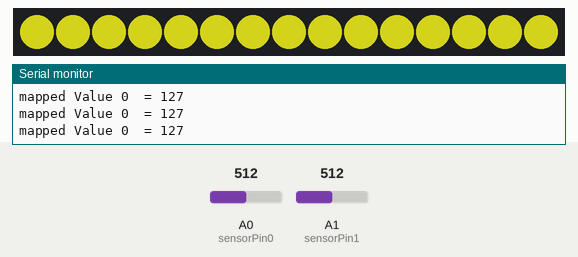
Recording of a sketch running on a simulated Arduino Uno, built with avr-gcc and run on an emulated ATmega328P. Parts: 15 RGB LEDs in strip order, left to right, the last lines printed to the serial monitor. Inputs (shaded band) come from the test bench; at power-on: A0 (sensorPin0) = 512, A1 (sensorPin1) = 512. Dim RGB values are drawn brighter than linear; random numbers use the default seed unless the sketch sets one.

Above: at 1.2 s.
1.3 s: A0 (sensorPin0) set to 306
At 1.82 s:
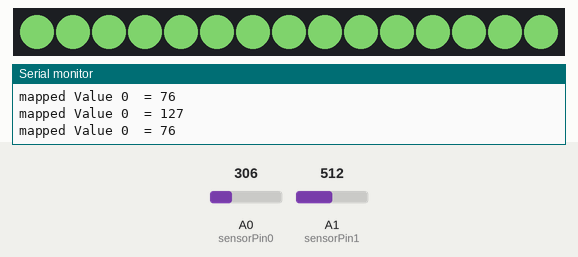
4.1 s: A1 (sensorPin1) set to 122
At 4.43 s:
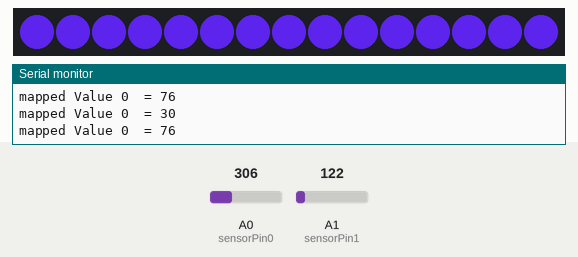
6.7 s: A1 (sensorPin1) set to 716
At 7.0 s:
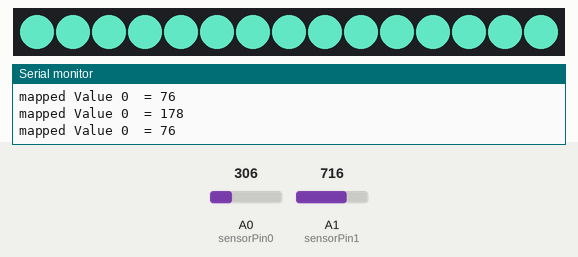
9.7 s: A0 (sensorPin0) set to 1023
At 9.95 s:
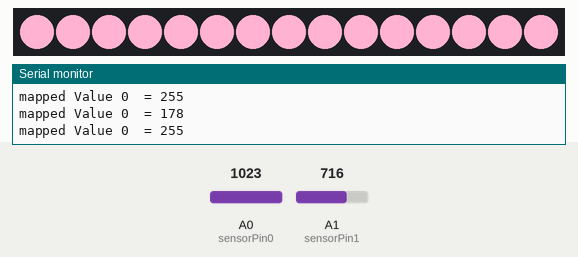
12.2 s: A1 (sensorPin1) set to 0
At 12.62 s:
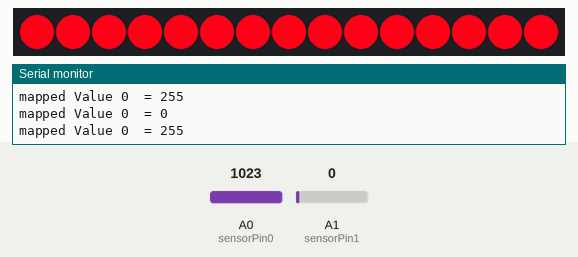
15.2 s: A1 (sensorPin1) set to 306
At 15.83 s:
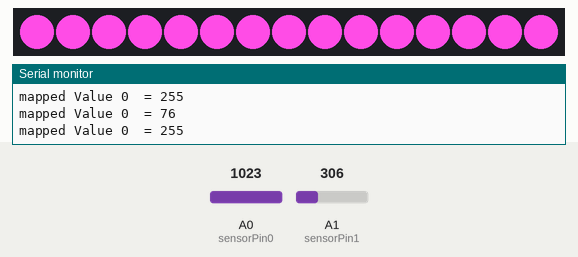
Timing chart, 0 to 18.2 s (numbered marks = the images above; inputs shaded):
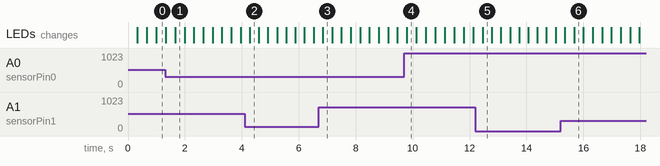

The sketch:

AnalogInput_example4_With_Neopixels_and_random.ino
```cpp
/*
  Analog Input

  Demonstrates analog input by reading an analog sensor on analog pin 0
*/

#include <Adafruit_NeoPixel.h>

// Which pin on the Arduino is connected to the NeoPixels?
#define PIN        6

// How many NeoPixels are attached to the Arduino?
#define NUMPIXELS 15


Adafruit_NeoPixel pixels(NUMPIXELS, PIN, NEO_GRB + NEO_KHZ800);

int sensorPin0 = A0;    // select the input pin for the potentiometer
int sensorPin1 = A1;   // select the input pin for the potentiometer

int sensorValue0 = 0;  // variable to store the value coming from the sensor
int sensorValue1 = 0;  // variable to store the value coming from the sensor
int sensorMapped0 = 0; //Where we store our mapped Value
int sensorMapped1 = 0; //Where we store our mapped Value

int inputLow = 0;     //Minimum value from analogue sensor
int inputHigh = 1023; // maximum value from analogue sensor
int mappedLow = 0;    // minimum value of map() output range
int mappedHigh = 255; // maximum value of map() output range

long randomValue;


void setup() {
  // declare the sensorPins as an INPUT:
  pinMode(sensorPin0, INPUT);
  pinMode(sensorPin1, INPUT);

  //enable the Serial pin
  Serial.begin(9600);

  pixels.begin(); // INITIALIZE NeoPixel strip object (REQUIRED)
}

void loop() {
  // read the value from the sensor:
  sensorValue0 = analogRead(sensorPin0);
  sensorValue1 = analogRead(sensorPin1);

  //map the input range of 0 - 1023 to 0 - 255
  //store in the sensorMapped variable

  sensorMapped0 = map(sensorValue0, inputLow, inputHigh, mappedLow, mappedHigh);
  sensorMapped1 = map(sensorValue1, inputLow, inputHigh, mappedLow, mappedHigh);

  //Display the Sensor Value on the Serial Monitor
  Serial.print("mapped Value 0  = ");
  Serial.println(sensorMapped0);

  Serial.print("mapped Value 0  = ");
  Serial.println(sensorMapped1);


  //Generate Random number for the blue NeoPixel
  randomValue = random(0,256);


  // The first NeoPixel in a strand is #0, second is 1, all the way up
  // to the count of pixels minus one.
  for(int i=0; i<NUMPIXELS; i++) { // For each pixel...

    // pixels.Color() takes RGB values, from 0,0,0 up to 255,255,255
    // Here we're using a moderately bright green color:
    pixels.setPixelColor(i, pixels.Color(sensorMapped0, sensorMapped1, randomValue));

    pixels.show();   // Send the updated pixel colors to the hardware.


  }

}
```
